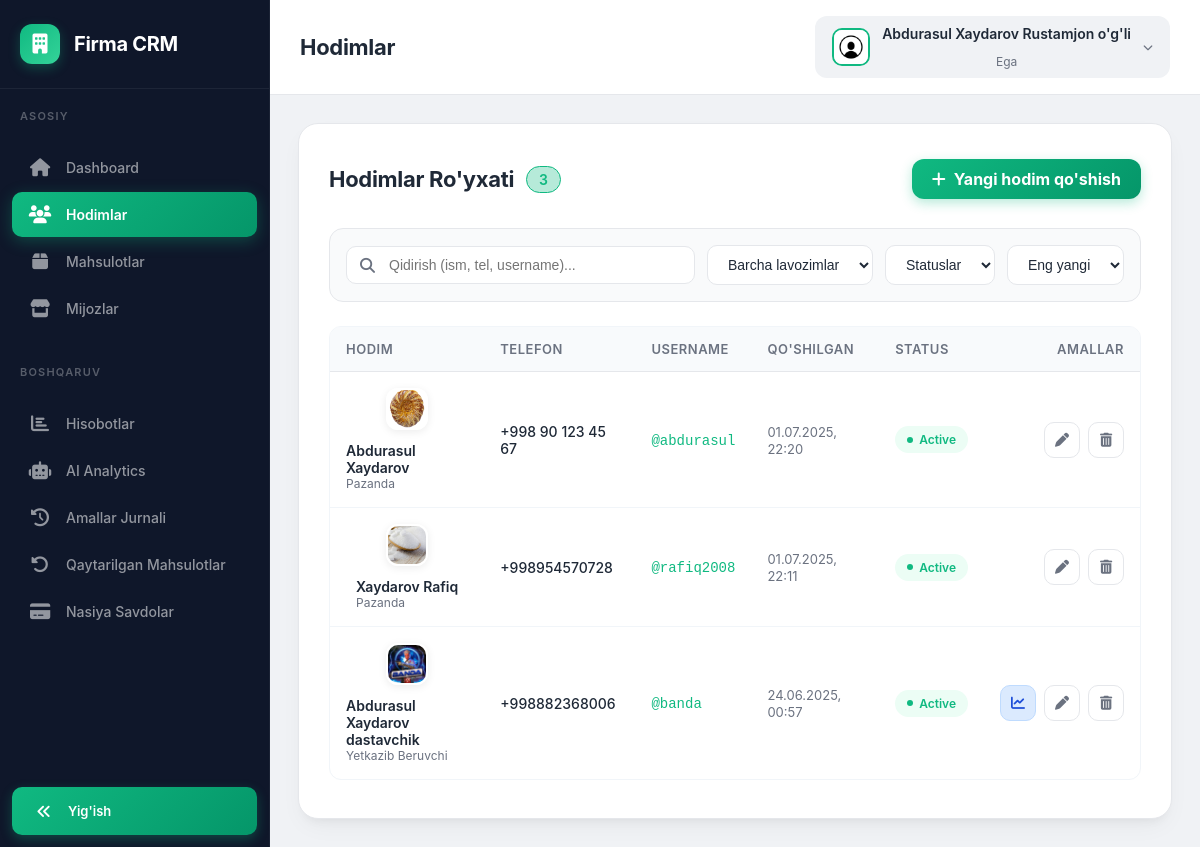
The app's page /hodimlar/ (signed in) with its own data.
### main/models.py (models this page shows, shortened)
class User(AbstractUser):
    id = models.BigAutoField(primary_key=True)
    USER_TYPES = (
        ('pazanda', 'Pazanda'),
        ('yetkazib_beruvchi', 'Yetkazib Beruvchi'),
        ('ega', 'Ega'),
    )
    login=models.CharField(max_length=255, blank=True, null=True)
    password = models.CharField(max_length=255, blank=True, null=True)
    tuliq_ismi = models.CharField(max_length=255, blank=True, null=True)
    type = models.CharField(max_length=20, choices=USER_TYPES)
    token = models.CharField(max_length=255, blank=True, null=True)
    tg_id = models.CharField(max_length=100, blank=True, null=True)
    tel_raqami = models.CharField(max_length=100, blank=True, null=True)
    is_active = models.BooleanField(default=True)
    @property
    def rasmi(self):
        if self.type == 'yetkazib_beruvchi':
            try:
                return YetkazibBeruvchi.objects.get(user=self).rasmi.url
            except YetkazibBeruvchi.DoesNotExist:
                return None
        elif self.type == 'pazanda':
            try:
                return Pazanda.objects.get(user=self).rasmi.url
            except Pazanda.DoesNotExist:
                return None
        return None

class Pazanda(models.Model):
    user = models.OneToOneField(User, on_delete=models.CASCADE)
    tuliq_ismi = models.CharField(max_length=255)
    turi = models.CharField(max_length=100, blank=True, null=True)
    rasmi = models.ImageField(upload_to='pazandalar/')

class YetkazibBeruvchi(models.Model):
    user = models.OneToOneField(User, on_delete=models.CASCADE)
    tuliq_ismi = models.CharField(max_length=255)
    rasmi = models.ImageField(upload_to='yetkazib/')
    bmh = models.TextField(verbose_name="Biriktirilgan mashina haqida")
    bmr = models.ImageField(upload_to='mashina_rasmlar/')
    mahsulotlar = models.TextField(null=True, blank=True)

### main/list_views.py (the view, shortened to what this page needs)
# urls.py: path('hodimlar/', hodimlar_list, name='hodimlar_list'),
@login_required(login_url='login')
def hodimlar_list(request):
    if request.user.type != 'ega':
        return redirect('main')
    hodimlar = User.objects.exclude(type='ega').order_by('-date_joined')
    search_query = request.GET.get('q', '')
    role_filter = request.GET.get('role', '')
    if role_filter:
        hodimlar = hodimlar.filter(type=role_filter)
    status_filter = request.GET.get('status', '')
    if status_filter == 'active':
        hodimlar = hodimlar.filter(is_active=True)
    elif status_filter == 'inactive':
        hodimlar = hodimlar.filter(is_active=False)
    sort_order = request.GET.get('sort', 'newest')
    if sort_order == 'oldest':
        hodimlar = hodimlar.order_by('date_joined')
    else:
        hodimlar = hodimlar.order_by('-date_joined')
    paginator = Paginator(hodimlar, 20)
    page_number = request.GET.get('page', 1)
    page_obj = paginator.get_page(page_number)
    elided_range = paginator.get_elided_page_range(page_number, on_each_side=2, on_ends=1)
    context = {
        'hodimlar': page_obj,
        'total': hodimlar.count(),
        'page_range': elided_range,
        'search_query': search_query,
        'status_filter': status_filter,
        'role_filter': role_filter,
        'sort_order': sort_order
    }
    return render(request, 'hodimlar_list.html', context)

### main/templates/hodimlar_list.html (shortened to what this page needs)
{% extends 'egabase.html' %}
{% load static %}
{% block page_title %}Hodimlar{% endblock %}
{% block content %}
<div class="page-card">
    <div class="page-header-actions">
        <div class="header-content" id="normalHeader">
            <div class="header-title">
                <h2>Hodimlar Ro'yxati <span class="user-count">{{ total }}</span></h2>
            </div>
            <a href="{% url 'crtuser' %}" class="add-user-btn">
                <i class="fa-solid fa-plus"></i> Yangi hodim qo'shish
            </a>
        </div>
    </div>
    <div class="filter-bar">
        <form method="GET" action="." class="filter-form">
            <div class="search-box">
                <button type="submit" class="search-icon-btn"><i class="fa-solid fa-magnifying-glass"></i></button>
                <input type="text" name="q" placeholder="Qidirish (ism, tel, username)..." class="search-input"
                    value="{{ search_query }}">
            </div>
            <select name="role" class="filter-select" onchange="this.form.submit()">
                <option value="">Barcha lavozimlar</option>
            </select>
            <select name="status" class="filter-select" onchange="this.form.submit()">
                <option value="">Statuslar</option>
            </select>
            <select name="sort" class="filter-select" onchange="this.form.submit()">
                <option value="newest" {% if sort_order == 'newest' %}selected{% endif %}>Eng yangi</option>
            </select>
        </form>
    </div>
    <div class="table-container">
        <table class="custom-table">
            <thead>
                <tr>
                    <th>Hodim</th>
                    <th>Telefon</th>
                    <th>Username</th>
                    <th>Qo'shilgan</th>
                    <th>Status</th>
                    <th style="text-align: right;">Amallar</th>
                </tr>
            </thead>
            <tbody>
                {% for x in hodimlar %}
                <tr>
                    <td>
                        <div class="user-info">
                            <div class="avatar-wrap">
                                {% if x.rasmi %}<img src="{{ x.rasmi }}" class="avatar-img" alt="">
                                {% else %}<div class="avatar-initial">{{ x.tuliq_ismi|first|upper }}</div>{% endif %}
                            </div>
                            <div class="user-text">
                                <span class="user-name">{{ x.tuliq_ismi }}</span>
                                <span class="user-role">{{ x.get_type_display }}</span>
                            </div>
                        </div>
                    </td>
                    <td><span style="font-weight: 500;">{{ x.tel_raqami|default:"--" }}</span></td>
                    <td><code style="color: var(--primary-color);">@{{ x.username }}</code></td>
                    <td><span style="color: var(--text-light); font-size: 13px;">{{ x.date_joined|date:"d.m.Y, H:i" }}</span></td>
                    <td>
                        {% if x.is_active %}
                        <span class="status-badge status-active"><span class="status-dot"></span> Active</span>
                        {% else %}
                        <span class="status-badge status-inactive"><span class="status-dot"></span> Inactive</span>
                        {% endif %}
                    </td>
                    <td>
                        <div class="action-btns" style="justify-content: flex-end;">
                            {% if x.type  ==  'yetkazib_beruvchi' %}
                            <a href="{% url 'yetkazuvchi_hisobot' x.username %}" class="action-btn"
                                title="Hisobot ko'rish"
                                style="background:#dbeafe; color:#1d4ed8; border:1px solid #bfdbfe;">
                                <i class="fa-solid fa-chart-line"></i>
                            </a>
                            {% endif %}
                            <a href="{% url 'edituser' x.username %}" class="action-btn edit" title="Tahrirlash">
                                <i class="fa-solid fa-pen"></i>
                            </a>
                            <a href="#" class="action-btn delete" title="O'chirish">
                                <i class="fa-solid fa-trash-can"></i>
                            </a>
                        </div>
                    </td>
                </tr>
                {% endfor %}
            </tbody>
        </table>
    </div>
</div>
{% endblock %}

### main/templates/egabase.html (shortened to what this page needs)
<!DOCTYPE html>
{% load static %}
<html lang="uz">
<head>
    <link rel="stylesheet" href="https://cdnjs.cloudflare.com/ajax/libs/font-awesome/6.4.0/css/all.min.css">
</head>
<body>
    <aside class="sidebar" id="sidebar">
        <div class="sidebar-inner">
            <div class="sidebar-header">
                <div class="sidebar-logo"><i class="fa-solid fa-building"></i></div>
                <span class="sidebar-brand">Firma CRM</span>
            </div>
            <div class="sidebar-menu-wrapper">
                <div class="sidebar-section-label">Asosiy</div>
                <ul class="sidebar-menu">
                    <li class="menu-item">
                        <a href="{% url 'main' %}" class="menu-link {% if request.path == '/' %}active{% endif %}"
                            data-title="Dashboard">
                            <span class="menu-icon"><i class="fa-solid fa-house"></i></span>
                            <span class="menu-text">Dashboard</span>
                        </a>
                    </li>
                    <li class="menu-item">
                        <a href="{% url 'hodimlar_list' %}"
                            class="menu-link {% if '/hodimlar/' in request.path or '/edituser/' in request.path or '/createuser/' in request.path %}active{% endif %}"
                            data-title="Hodimlar">
                            <span class="menu-icon"><i class="fa-solid fa-users"></i></span>
                            <span class="menu-text">Hodimlar</span>
                        </a>
                    </li>
                    <li class="menu-item">
                        <a href="{% url 'mahsulotlar_list' %}"
                            class="menu-link {% if '/mahsulotlar/' in request.path or '/product/' in request.path %}active{% endif %}"
                            data-title="Mahsulotlar">
                            <span class="menu-icon"><i class="fa-solid fa-box"></i></span>
                            <span class="menu-text">Mahsulotlar</span>
                        </a>
                    </li>
                    <li class="menu-item">
                        <a href="{% url 'mijozlar_list' %}"
                            class="menu-link {% if '/mijozlar/' in request.path or '/mijoz/' in request.path %}active{% endif %}"
                            data-title="Mijozlar">
                            <span class="menu-icon"><i class="fa-solid fa-store"></i></span>
                            <span class="menu-text">Mijozlar</span>
                        </a>
                    </li>
                </ul>
                <div class="sidebar-section-label">Boshqaruv</div>
                <ul class="sidebar-menu">
                    <li class="menu-item">
                        <a href="{% url 'hisobotlar' %}"
                            class="menu-link {% if '/hisobotlar/' in request.path %}active{% endif %}"
                            data-title="Hisobotlar">
                            <span class="menu-icon"><i class="fa-solid fa-chart-bar"></i></span>
                            <span class="menu-text">Hisobotlar</span>
                        </a>
                    </li>
                    <li class="menu-item">
                        <a href="{% url 'analytics_dashboard' %}"
                            class="menu-link {% if '/analytics/' in request.path %}active{% endif %}"
                            data-title="AI Analytics">
                            <span class="menu-icon"><i class="fa-solid fa-robot"></i></span>
                            <span class="menu-text">AI Analytics</span>
                        </a>
                    </li>
                    <li class="menu-item">
                        <a href="{% url 'amallog' %}"
                            class="menu-link {% if '/amallar/' in request.path %}active{% endif %}"
                            data-title="Amallar Jurnali">
                            <span class="menu-icon"><i class="fa-solid fa-clock-rotate-left"></i></span>
                            <span class="menu-text">Amallar Jurnali</span>
                        </a>
                    </li>
                    <li class="menu-item">
                        <a href="{% url 'qaytarishlar' %}"
                            class="menu-link {% if '/qaytarishlar/' in request.path %}active{% endif %}"
                            data-title="Qaytarilgan Mahsulotlar">
                            <span class="menu-icon"><i class="fa-solid fa-rotate-left"></i></span>
                            <span class="menu-text">Qaytarilgan Mahsulotlar</span>
                        </a>
                    </li>
                    <li class="menu-item">
                        <a href="{% url 'nasiya_savdolar' %}"
                            class="menu-link {% if '/nasiya-savdolar/' in request.path %}active{% endif %}"
                            data-title="Nasiya Savdolar">
                            <span class="menu-icon"><i class="fa-solid fa-credit-card"></i></span>
                            <span class="menu-text">Nasiya Savdolar</span>
                        </a>
                    </li>
                </ul>
            </div>
            <div class="sidebar-toggle" onclick="toggleSidebar()">
                <i class="fa-solid fa-angles-left"></i>
                <span class="toggle-text">Yig'ish</span>
            </div>
        </div>
    </aside>
    <div class="main-wrapper">
        <header class="top-header">
            <div class="header-left">
                <div>
                    <h1 class="header-title" id="pageTitle">{% block page_title %}Dashboard{% endblock %}</h1>
                </div>
            </div>
            <div class="header-actions">
                <div class="user-profile" id="userProfile" onclick="toggleUserDropdown()">
                    <img src="{% if request.user.rasmi %}{{ request.user.rasmi.url }}{% else %}{% static 'images/default_avatar.jpg' %}{% endif %}"
                        alt="Avatar" class="user-avatar">
                    <div class="user-info">
                        <span class="user-name">{{ request.user.tuliq_ismi }}</span>
                        <span class="user-role">Ega</span>
                    </div>
                    <span class="dropdown-toggle"><i class="fa-solid fa-chevron-down"></i></span>
                </div>
            </div>
        </header>
        <main class="main-content">
            {% block content %}
            {% endblock %}
        </main>
    </div>
</body>
</html>

### records on screen
User: user.tuliq_ismi "Abdurasul Xaydarov Rustamjon o'g'li"
User: rasmi (picture), tuliq_ismi "Abdurasul Xaydarov", type "Pazanda", tel_raqami "+998 90 123 45 67", username "abdurasul", date_joined "01.07.2025, 22:20", is_active True (drawn)
User: rasmi (picture), tuliq_ismi "Xaydarov Rafiq", type "Pazanda", tel_raqami "+998954570728", username "rafiq2008", date_joined "01.07.2025, 22:11", is_active True (drawn)
User: rasmi (picture), tuliq_ismi "Abdurasul Xaydarov dastavchik", type "Yetkazib Beruvchi", tel_raqami "+998882368006", username "banda", date_joined "24.06.2025, 00:57", is_active True (drawn)

### other values on screen
{{ total }} "3"
